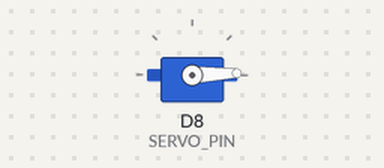
Recording of a sketch running on a simulated ESP8266 (NodeMCU). On the bench: servo.

Above: at 0.05 s.
At 1.75 s:
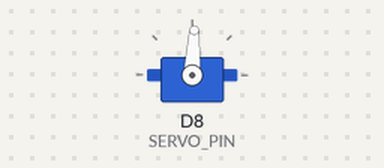
At 3.45 s:
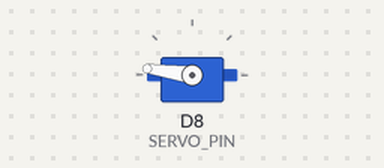
At 6.85 s:
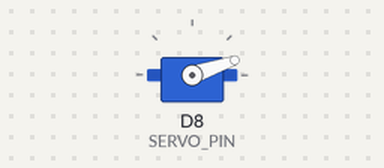
Timing chart, 0 to 9.4 s (numbered marks = the images above):
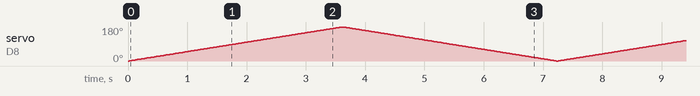

The sketch:

Servo_Auto.ino
```cpp
/* Servo */
#if defined(ESP8266)
    #include <Servo.h> // ref: https://docs.arduino.cc/learn/electronics/servo-motors
    #define SERVO_PIN D8
#elif defined(ESP32)
    #include <ESP32Servo.h> // ref: https://madhephaestus.github.io/ESP32Servo/annotated.html
    #define SERVO_PIN 16
#endif

Servo servo;

// setup to run only once
void setup() {
    initServo();
}

// loop to run repeatedly
void loop() {
    upServo();
    downServo();
}

/* Servo */
void initServo() {
    servo.attach(SERVO_PIN);
    servo.write(0);
}

void upServo() {
    for (int pos = 0; pos <= 180; pos += 1) { // from 0-180 degrees in steps of 1 degree
        servo.write(pos);
        delay(20);
    }
}

void downServo() {
    for (int pos = 180; pos >= 0; pos -= 1) { // from 180-0 degrees in steps of 1 degree
        servo.write(pos);
        delay(20);
    }
}
```
